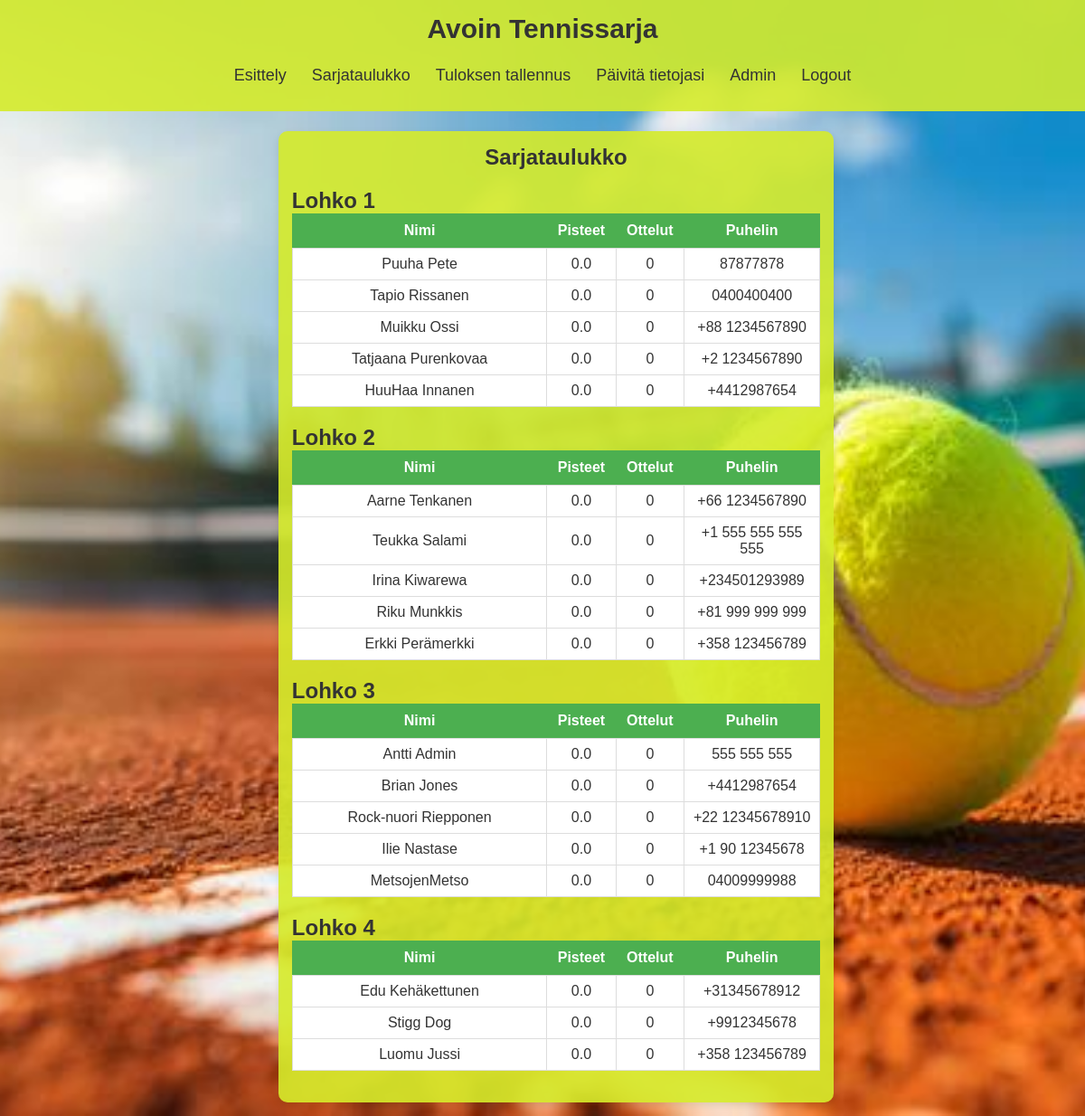
The app's page /sarjataulukko (signed in) with its own data.
### tennissarja/models.py (models this page shows, shortened)
class LohkojenPelaajat(db.Model):
    __tablename__ = 'lohkojen_pelaajat'
    id = db.Column(db.Integer, primary_key=True)
    sarjakierros_id = db.Column(db.Integer, db.ForeignKey('sarjakierrokset.id', ondelete='CASCADE'))
    lohko_numero = db.Column(db.Integer, nullable=False)
    pelaaja_id = db.Column(db.Integer, db.ForeignKey('pelaajat.id', ondelete='CASCADE'))
    pisteet = db.Column(db.Float, default=0)
    pelaaja = db.relationship('Pelaaja', back_populates='lohkot_suhde')
    sarjakierros = db.relationship('Sarjakierros', back_populates='lohkot')

class Pelaaja(UserMixin, db.Model):
    __tablename__ = 'pelaajat'
    id = db.Column(db.Integer, primary_key=True)
    nimi = db.Column(db.String(150), nullable=False)
    email = db.Column(db.String(150), unique=True, nullable=False)
    taso = db.Column(db.String(50), nullable=False)
    aktiivinen = db.Column(db.Boolean, default=True)
    puhelin = db.Column(db.String(50), nullable=False)
    admin = db.Column(db.Boolean, default=False)
    password = db.Column(db.String(150), nullable=False)
    lohkot_suhde = db.relationship('LohkojenPelaajat', back_populates='pelaaja')
    ottelut_pelaajana1 = db.relationship('Ottelu', foreign_keys='Ottelu.pelaaja1_id', back_populates='pelaaja1')
    ottelut_pelaajana2 = db.relationship('Ottelu', foreign_keys='Ottelu.pelaaja2_id', back_populates='pelaaja2')

### tennissarja/player.py (the view)
@player.route('/sarjataulukko')
@login_required
def sarjataulukko():
    uusin_sarjakierros = Sarjakierros.query.order_by(Sarjakierros.kierros_numero.desc()).first()
    sarjakierros_id = uusin_sarjakierros.id
    lohkot = LohkojenPelaajat.query.filter_by(sarjakierros_id=sarjakierros_id).all()
    lohkot_jarjestetty = {}
    for lohko in lohkot:
        if lohko.lohko_numero not in lohkot_jarjestetty:
            lohkot_jarjestetty[lohko.lohko_numero] = []
        lohkot_jarjestetty[lohko.lohko_numero].append(lohko)
    for lohko_numero in lohkot_jarjestetty:
        for pelaaja in lohkot_jarjestetty[lohko_numero]:
            pelaaja.ottelut_maara = Ottelu.query.filter(
                ((Ottelu.pelaaja1_id == pelaaja.pelaaja_id) | (Ottelu.pelaaja2_id == pelaaja.pelaaja_id)),
                Ottelu.sarjakierros_id == sarjakierros_id,
                Ottelu.lohko_numero == lohko_numero
            ).count()
        lohkot_jarjestetty[lohko_numero].sort(key=lambda x: x.pisteet, reverse=True)
    return render_template('sarjataulukko.html', lohkot=lohkot_jarjestetty)

### tennissarja/templates/sarjataulukko.html
{% extends "index.html" %}
{% block content %}
    <div class="containerL">
        <h1>Sarjataulukko</h1>
        {% for lohko_numero, pelaajat in lohkot.items() %}
            <h2>Lohko {{ lohko_numero }}</h2>
            <table>
                <thead>
                    <tr>
                        <th>Nimi</th>
                        <th>Pisteet</th>
                        <th>Ottelut</th>
                        <th>Puhelin</th>
                    </tr>
                </thead>
                <tbody>
                    {% for pelaaja in pelaajat %}
                        <tr>
                            <td>{{ pelaaja.pelaaja.nimi }}</td>
                            <td>{{ pelaaja.pisteet }}</td>
                            <td>{{ pelaaja.ottelut_maara }}</td>
                            <td>{{ pelaaja.pelaaja.puhelin }}</td>
                        </tr>
                    {% endfor %}
                </tbody>
            </table>
        {% endfor %}
    </div>
{% endblock %}

### tennissarja/templates/index.html (shortened to what this page needs)
<!DOCTYPE html>
<html lang="fi">
<head>
    <link rel="stylesheet" href="{{ url_for('static', filename='styles.css') }}">
</head>
<body>
    <div class="header">
        <h1>Avoin Tennissarja</h1>
        <div class="navbar">
            <a href="{{ url_for('player.esittely') }}">Esittely</a>
            {% if current_user.is_authenticated %}
                <a href="{{ url_for('player.sarjataulukko') }}">Sarjataulukko</a>
                <a href="{{ url_for('player.input') }}">Tuloksen tallennus</a>
                <a href="{{ url_for('auth.update') }}">Päivitä tietojasi</a>
                {% if current_user.admin %}
                    <a href="{{ url_for('admin.admin_dashboard') }}">Admin</a>
                {% endif %}
                <a href="{{ url_for('auth.logout') }}">Logout</a>
            {% else %}
                <a href="{{ url_for('auth.login') }}">Login</a>
                <a href="{{ url_for('auth.register') }}">Ilmoittaudu pelaamaan</a>
            {% endif %}
        </div>
    </div>
    <div id="content" style="margin-top: 130px;">
        {% block content %}
        {% endblock %}
    </div>
</body>
</html>

### tennissarja/static/styles.css (style rules this page uses)
* { margin: 0; padding: 10; box-sizing: border-box; }
body { font-family: Arial, sans-serif; background-color: #ea860b; background-image: url('./tenniscourt.jpg'); background-size: cover; background-position: center; background-repeat: no-repeat; color: #333; display: flex; flex-direction: column; justify-content: center; align-items: center; min-height: 100vh; padding: 0px; }
.header { position: fixed; top: 0; z-index: 1000; background-color: rgba(213, 235, 43, 0.9); width: 100%; text-align: center; padding: 15px 0; }
.header h1 { font-size: 30px; margin-bottom: 10px; color: #333; }
.navbar { display: flex; justify-content: center; padding: 0px 0; }
.navbar a { display: inline-block; color: #333; text-align: center; padding: 14px 14px; text-decoration: none; font-size: 18px; transition: background-color 0.3s; }
h1 { text-align: center; margin-bottom: 20px; font-size: 24px; color: #333; }
table { width: 100%; border-collapse: collapse; margin-bottom: 20px; }

### records on screen
LohkojenPelaajat: pelaaja.nimi "Puuha Pete", pisteet "0.0", ottelut_maara "0", pelaaja.puhelin "87877878"
LohkojenPelaajat: pelaaja.nimi "Tapio Rissanen", pisteet "0.0", ottelut_maara "0", pelaaja.puhelin "0400400400"
LohkojenPelaajat: pelaaja.nimi "Muikku Ossi", pisteet "0.0", ottelut_maara "0", pelaaja.puhelin "+88 1234567890"
LohkojenPelaajat: pelaaja.nimi "Tatjaana Purenkovaa", pisteet "0.0", ottelut_maara "0", pelaaja.puhelin "+2 1234567890"
LohkojenPelaajat: pelaaja.nimi "HuuHaa Innanen", pisteet "0.0", ottelut_maara "0", pelaaja.puhelin "+4412987654"
LohkojenPelaajat: pelaaja.nimi "Aarne Tenkanen", pisteet "0.0", ottelut_maara "0", pelaaja.puhelin "+66 1234567890"
LohkojenPelaajat: pelaaja.nimi "Teukka Salami", pisteet "0.0", ottelut_maara "0", pelaaja.puhelin "+1 555 555 555 555"
LohkojenPelaajat: pelaaja.nimi "Irina Kiwarewa", pisteet "0.0", ottelut_maara "0", pelaaja.puhelin "+234501293989"
LohkojenPelaajat: pelaaja.nimi "Riku Munkkis", pisteet "0.0", ottelut_maara "0", pelaaja.puhelin "+81 999 999 999"
LohkojenPelaajat: pelaaja.nimi "Erkki Perämerkki", pisteet "0.0", ottelut_maara "0", pelaaja.puhelin "+358 123456789"
LohkojenPelaajat: pelaaja.nimi "Antti Admin", pisteet "0.0", ottelut_maara "0", pelaaja.puhelin "555 555 555"
LohkojenPelaajat: pelaaja.nimi "Brian Jones", pisteet "0.0", ottelut_maara "0", pelaaja.puhelin "+4412987654"
LohkojenPelaajat: pelaaja.nimi "Rock-nuori Riepponen", pisteet "0.0", ottelut_maara "0", pelaaja.puhelin "+22 12345678910"
LohkojenPelaajat: pelaaja.nimi "Ilie Nastase", pisteet "0.0", ottelut_maara "0", pelaaja.puhelin "+1 90 12345678"
LohkojenPelaajat: pelaaja.nimi "MetsojenMetso", pisteet "0.0", ottelut_maara "0", pelaaja.puhelin "04009999988"
LohkojenPelaajat: pelaaja.nimi "Edu Kehäkettunen", pisteet "0.0", ottelut_maara "0", pelaaja.puhelin "+31345678912"
LohkojenPelaajat: pelaaja.nimi "Stigg Dog", pisteet "0.0", ottelut_maara "0", pelaaja.puhelin "+9912345678"
LohkojenPelaajat: pelaaja.nimi "Luomu Jussi", pisteet "0.0", ottelut_maara "0", pelaaja.puhelin "+358 123456789"

### other values on screen
{{ lohko_numero }} "1" "2" "3" "4"
